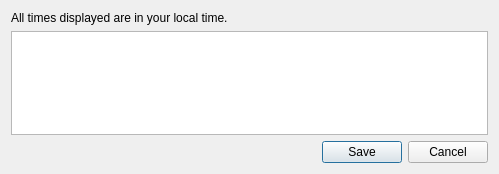
<?xml version="1.0" encoding="UTF-8"?>
<ui version="4.0">
 <class>AsyncRaceAdminDialog</class>
 <widget class="QWidget" name="AsyncRaceAdminDialog">
  <property name="geometry">
   <rect>
    <x>0</x>
    <y>0</y>
    <width>499</width>
    <height>174</height>
   </rect>
  </property>
  <property name="windowTitle">
   <string>Async Race Admin View</string>
  </property>
  <layout class="QGridLayout" name="root_layout">
   <item row="2" column="0">
    <widget class="QDialogButtonBox" name="button_box">
     <property name="standardButtons">
      <set>QDialogButtonBox::StandardButton::Cancel|QDialogButtonBox::StandardButton::Save</set>
     </property>
    </widget>
   </item>
   <item row="1" column="0">
    <widget class="QTableView" name="table_view">
     <property name="alternatingRowColors">
      <bool>true</bool>
     </property>
    </widget>
   </item>
   <item row="0" column="0">
    <widget class="QLabel" name="label">
     <property name="text">
      <string>All times displayed are in your local time.</string>
     </property>
    </widget>
   </item>
  </layout>
 </widget>
 <layoutdefault spacing="6" margin="11"/>
 <resources/>
 <connections/>
</ui>
